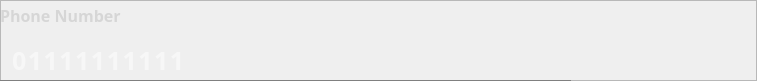
          <widget class="QFrame" name="PN">
           <property name="geometry">
            <rect>
             <x>10</x>
             <y>440</y>
             <width>757</width>
             <height>81</height>
            </rect>
           </property>
           <property name="frameShape">
            <enum>QFrame::StyledPanel</enum>
           </property>
           <property name="frameShadow">
            <enum>QFrame::Raised</enum>
           </property>
           <widget class="QLineEdit" name="phoneNumber">
            <property name="geometry">
             <rect>
              <x>0</x>
              <y>40</y>
              <width>571</width>
              <height>41</height>
             </rect>
            </property>
            <property name="minimumSize">
             <size>
              <width>0</width>
              <height>0</height>
             </size>
            </property>
            <property name="maximumSize">
             <size>
              <width>16777215</width>
              <height>16777215</height>
             </size>
            </property>
            <property name="palette">
             <palette>
              <active>
               <colorrole role="WindowText">
                <brush brushstyle="SolidPattern">
                 <color alpha="255">
                  <red>255</red>
                  <green>255</green>
                  <blue>255</blue>
                 </color>
                </brush>
               </colorrole>
               <colorrole role="Button">
                <brush brushstyle="SolidPattern">
                 <color alpha="0">
                  <red>0</red>
                  <green>0</green>
                  <blue>0</blue>
                 </color>
                </brush>
               </colorrole>
               <colorrole role="Text">
                <brush brushstyle="SolidPattern">
                 <color alpha="255">
                  <red>255</red>
                  <green>255</green>
                  <blue>255</blue>
                 </color>
                </brush>
               </colorrole>
               <colorrole role="ButtonText">
                <brush brushstyle="SolidPattern">
                 <color alpha="255">
                  <red>255</red>
                  <green>255</green>
                  <blue>255</blue>
                 </color>
                </brush>
               </colorrole>
               <colorrole role="Base">
                <brush brushstyle="SolidPattern">
                 <color alpha="0">
                  <red>0</red>
                  <green>0</green>
                  <blue>0</blue>
                 </color>
                </brush>
               </colorrole>
               <colorrole role="Window">
                <brush brushstyle="SolidPattern">
                 <color alpha="0">
                  <red>0</red>
                  <green>0</green>
                  <blue>0</blue>
                 </color>
                </brush>
               </colorrole>
               <colorrole role="PlaceholderText">
                <brush brushstyle="NoBrush">
                 <color alpha="128">
                  <red>255</red>
                  <green>255</green>
                  <blue>255</blue>
                 </color>
                </brush>
               </colorrole>
              </active>
              <inactive>
               <colorrole role="WindowText">
                <brush brushstyle="SolidPattern">
                 <color alpha="255">
                  <red>255</red>
                  <green>255</green>
                  <blue>255</blue>
                 </color>
                </brush>
               </colorrole>
               <colorrole role="Button">
                <brush brushstyle="SolidPattern">
                 <color alpha="0">
                  <red>0</red>
                  <green>0</green>
                  <blue>0</blue>
                 </color>
                </brush>
               </colorrole>
               <colorrole role="Text">
                <brush brushstyle="SolidPattern">
                 <color alpha="255">
                  <red>255</red>
                  <green>255</green>
                  <blue>255</blue>
                 </color>
                </brush>
               </colorrole>
               <colorrole role="ButtonText">
                <brush brushstyle="SolidPattern">
                 <color alpha="255">
                  <red>255</red>
                  <green>255</green>
                  <blue>255</blue>
                 </color>
                </brush>
               </colorrole>
               <colorrole role="Base">
                <brush brushstyle="SolidPattern">
                 <color alpha="0">
                  <red>0</red>
                  <green>0</green>
                  <blue>0</blue>
                 </color>
                </brush>
               </colorrole>
               <colorrole role="Window">
                <brush brushstyle="SolidPattern">
                 <color alpha="0">
                  <red>0</red>
                  <green>0</green>
                  <blue>0</blue>
                 </color>
                </brush>
               </colorrole>
               <colorrole role="PlaceholderText">
                <brush brushstyle="NoBrush">
                 <color alpha="128">
                  <red>255</red>
                  <green>255</green>
                  <blue>255</blue>
                 </color>
                </brush>
               </colorrole>
              </inactive>
              <disabled>
               <colorrole role="WindowText">
                <brush brushstyle="SolidPattern">
                 <color alpha="255">
                  <red>255</red>
                  <green>255</green>
                  <blue>255</blue>
                 </color>
                </brush>
               </colorrole>
               <colorrole role="Button">
                <brush brushstyle="SolidPattern">
                 <color alpha="0">
                  <red>0</red>
                  <green>0</green>
                  <blue>0</blue>
                 </color>
                </brush>
               </colorrole>
               <colorrole role="Text">
                <brush brushstyle="SolidPattern">
                 <color alpha="255">
                  <red>255</red>
                  <green>255</green>
                  <blue>255</blue>
                 </color>
                </brush>
               </colorrole>
               <colorrole role="ButtonText">
                <brush brushstyle="SolidPattern">
                 <color alpha="255">
                  <red>255</red>
                  <green>255</green>
                  <blue>255</blue>
                 </color>
                </brush>
               </colorrole>
               <colorrole role="Base">
                <brush brushstyle="SolidPattern">
                 <color alpha="0">
                  <red>0</red>
                  <green>0</green>
                  <blue>0</blue>
                 </color>
                </brush>
               </colorrole>
               <colorrole role="Window">
                <brush brushstyle="SolidPattern">
                 <color alpha="0">
                  <red>0</red>
                  <green>0</green>
                  <blue>0</blue>
                 </color>
                </brush>
               </colorrole>
               <colorrole role="PlaceholderText">
                <brush brushstyle="NoBrush">
                 <color alpha="128">
                  <red>255</red>
                  <green>255</green>
                  <blue>255</blue>
                 </color>
                </brush>
               </colorrole>
              </disabled>
             </palette>
            </property>
            <property name="font">
             <font>
              <family>Microsoft YaHei</family>
              <pointsize>-1</pointsize>
              <weight>75</weight>
              <bold>true</bold>
             </font>
            </property>
            <property name="styleSheet">
             <string notr="true">font-size: 25px;
letter-spacing: 1.5px;
background: transparent;
border:none;
border-bottom: 1px solid grey;
padding: 10px;
color: white;</string>
            </property>
            <property name="placeholderText">
             <string>01111111111</string>
            </property>
            <property name="clearButtonEnabled">
             <bool>true</bool>
            </property>
           </widget>
           <widget class="QLabel" name="phoneLabel">
            <property name="geometry">
             <rect>
              <x>0</x>
              <y>0</y>
              <width>391</width>
              <height>31</height>
             </rect>
            </property>
            <property name="palette">
             <palette>
              <active>
               <colorrole role="WindowText">
                <brush brushstyle="SolidPattern">
                 <color alpha="255">
                  <red>214</red>
                  <green>214</green>
                  <blue>214</blue>
                 </color>
                </brush>
               </colorrole>
               <colorrole role="Text">
                <brush brushstyle="SolidPattern">
                 <color alpha="255">
                  <red>255</red>
                  <green>255</green>
                  <blue>255</blue>
                 </color>
                </brush>
               </colorrole>
               <colorrole role="ButtonText">
                <brush brushstyle="SolidPattern">
                 <color alpha="255">
                  <red>255</red>
                  <green>255</green>
                  <blue>255</blue>
                 </color>
                </brush>
               </colorrole>
               <colorrole role="PlaceholderText">
                <brush brushstyle="SolidPattern">
                 <color alpha="128">
                  <red>255</red>
                  <green>255</green>
                  <blue>255</blue>
                 </color>
                </brush>
               </colorrole>
              </active>
              <inactive>
               <colorrole role="WindowText">
                <brush brushstyle="SolidPattern">
                 <color alpha="255">
                  <red>214</red>
                  <green>214</green>
                  <blue>214</blue>
                 </color>
                </brush>
               </colorrole>
               <colorrole role="Text">
                <brush brushstyle="SolidPattern">
                 <color alpha="255">
                  <red>255</red>
                  <green>255</green>
                  <blue>255</blue>
                 </color>
                </brush>
               </colorrole>
               <colorrole role="ButtonText">
                <brush brushstyle="SolidPattern">
                 <color alpha="255">
                  <red>255</red>
                  <green>255</green>
                  <blue>255</blue>
                 </color>
                </brush>
               </colorrole>
               <colorrole role="PlaceholderText">
                <brush brushstyle="SolidPattern">
                 <color alpha="128">
                  <red>255</red>
                  <green>255</green>
                  <blue>255</blue>
                 </color>
                </brush>
               </colorrole>
              </inactive>
              <disabled>
               <colorrole role="WindowText">
                <brush brushstyle="SolidPattern">
                 <color alpha="255">
                  <red>120</red>
                  <green>120</green>
                  <blue>120</blue>
                 </color>
                </brush>
               </colorrole>
               <colorrole role="Text">
                <brush brushstyle="SolidPattern">
                 <color alpha="255">
                  <red>120</red>
                  <green>120</green>
                  <blue>120</blue>
                 </color>
                </brush>
               </colorrole>
               <colorrole role="ButtonText">
                <brush brushstyle="SolidPattern">
                 <color alpha="255">
                  <red>120</red>
                  <green>120</green>
                  <blue>120</blue>
                 </color>
                </brush>
               </colorrole>
               <colorrole role="PlaceholderText">
                <brush brushstyle="SolidPattern">
                 <color alpha="128">
                  <red>0</red>
                  <green>0</green>
                  <blue>0</blue>
                 </color>
                </brush>
               </colorrole>
              </disabled>
             </palette>
            </property>
            <property name="font">
             <font>
              <family>Microsoft YaHei</family>
              <pointsize>12</pointsize>
              <weight>75</weight>
              <italic>false</italic>
              <bold>true</bold>
             </font>
            </property>
            <property name="styleSheet">
             <string notr="true">border-bottom: 1px solid white;</string>
            </property>
            <property name="text">
             <string>Phone Number</string>
            </property>
           </widget>
           <widget class="QPushButton" name="editPhoneButton">
            <property name="geometry">
             <rect>
              <x>570</x>
              <y>40</y>
              <width>51</width>
              <height>41</height>
             </rect>
            </property>
            <property name="text">
             <string/>
            </property>
            <property name="icon">
             <iconset>
              <normaloff>pencil.png</normaloff>pencil.png</iconset>
            </property>
            <property name="flat">
             <bool>true</bool>
            </property>
           </widget>
          </widget>
